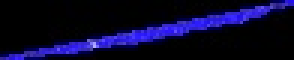
#> input picture CNN_AI/Segmentacion/Azul R2.jpg, 98 x 20 px, found by its file name (shown 3 times larger)
$ python pasaBajas.py
#> lines starting #> are read from the running program, lines starting #| are printed output that depends on the picture
import cv2
import numpy as np
import matplotlib.pyplot as plt

# Cargar imagen
img = cv2.imread('data/Azul R2.JPG')  # Reemplaza con la ruta de tu imagen
#> img is the input picture: shape (20, 98, 3); mean B, G, R 42.6, 7, 9.4
img_rgb = cv2.cvtColor(img, cv2.COLOR_BGR2RGB)  # Convertir a RGB para matplotlib

# Aplicar Filtro Pasa Bajas
blur = cv2.blur(img, (15, 15))  # Filtro de media
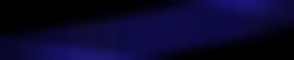
#> blur: shape (20, 98, 3) (shown 3 times larger); mean B, G, R 43.7, 7.3, 9.7
gaussian = cv2.GaussianBlur(img, (15, 15), 0)  # Filtro Gaussiano
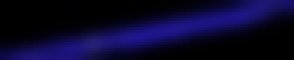
#> gaussian: shape (20, 98, 3) (shown 3 times larger); mean B, G, R 43.2, 7.2, 9.6

# Convertir a RGB para visualización
blur_rgb = cv2.cvtColor(blur, cv2.COLOR_BGR2RGB)
gaussian_rgb = cv2.cvtColor(gaussian, cv2.COLOR_BGR2RGB)

# Mostrar imágenes
fig, axs = plt.subplots(1, 3, figsize=(15, 5))
axs[0].imshow(img_rgb)
axs[0].set_title('Imagen Original')
axs[0].axis('off')

axs[1].imshow(blur_rgb)
axs[1].set_title('Filtro de Media')
axs[1].axis('off')

axs[2].imshow(gaussian_rgb)
axs[2].set_title('Filtro Gaussiano')
axs[2].axis('off')

plt.show()
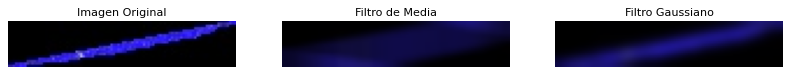
#> figure drawn by matplotlib, 3 panels
